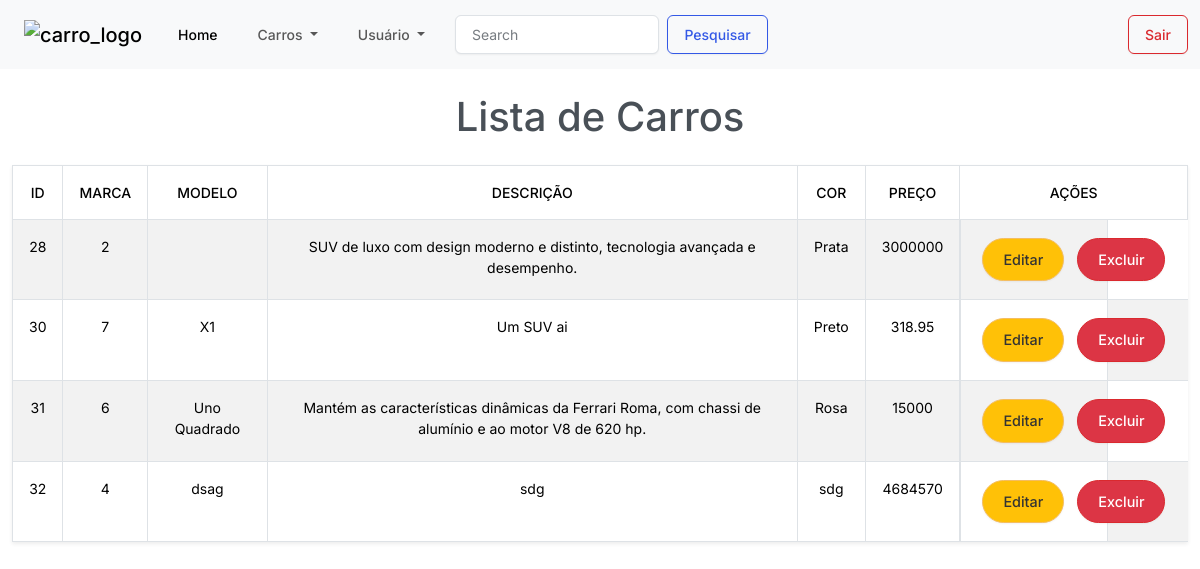
The app's page /listaVeiculos.php, older data.
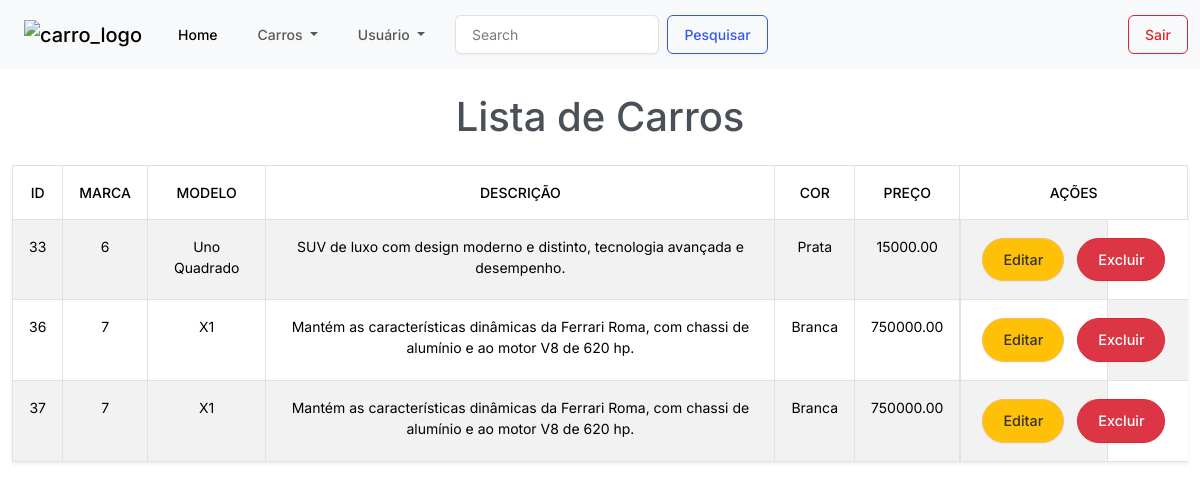
The same page, newer data.
### tables this page shows
CREATE TABLE `carros` (
  `id` int NOT NULL,
  `marca` varchar(200) NOT NULL,
  `modelo` varchar(100) NOT NULL,
  `preco` float(10,2) NOT NULL,
  `descricao` varchar(200) NOT NULL,
  `cor` varchar(50) NOT NULL,
  `imagem` varchar(100) NOT NULL
);

### listaVeiculos.php (the view, shortened to what this page needs)
<?php
include 'conexao.php';
$sqlListagem = "SELECT * FROM carros";
$resultado = $conn->query($sqlListagem);
?>
<!DOCTYPE html>
<html lang="pt-BR">
<head>
    <link href="https://bootswatch.com/5/zephyr/bootstrap.min.css" rel="stylesheet">
    <link rel="stylesheet" href="src/style/index.css">
</head>
<header class="header">
    <nav class="navbar navbar-expand-lg bg-body-tertiary">
        <div class="container-fluid">
            <a class="navbar-brand" href="paginaInicial.php"><img class="logo" src="img/perfil/car.png" alt="carro_logo"></a>
            <div class="collapse navbar-collapse" id="navbarSupportedContent">
                <ul class="navbar-nav me-auto mb-2 mb-lg-0">
                    <li class="nav-item">
                        <a class="nav-link active" aria-current="page" href="paginaInicial.php">Home</a>
                    </li>
                    <li class="nav-item dropdown">
                        <a class="nav-link dropdown-toggle" role="button" data-bs-toggle="dropdown" aria-expanded="false" id="dropdownMenuLink">
                            Carros
                        </a>
                    </li>
                    <li class="nav-item dropdown">
                        <a class="nav-link dropdown-toggle" role="button" data-bs-toggle="dropdown" aria-expanded="false" id="dropdownMenuLink1">
                            Usuário
                        </a>
                    </li>
                </ul>
                <form class="d-flex" role="search">
                    <input class="form-control me-2" type="search" placeholder="Search" aria-label="Search" style="margin-left:10px">
                    <button class="btn btn-outline-primary" type="submit">Pesquisar</button>
                </form>
                <a class="btn btn-outline-danger" href="login.php">Sair</a>
            </div>
        </div>
    </nav>
</header>
<body>
<div class="container">
    <h1 class="my-4 text-center">Lista de Carros</h1>
    <?php if ($resultado->num_rows > 0): ?>
        <table class="table table-striped table-hover table-bordered shadow-sm">
            <thead>
            <tr>
                <th>ID</th>
                <th>Marca</th>
                <th>Modelo</th>
                <th>Descrição</th>
                <th>Cor</th>
                <th>Preço</th>
                <th>Ações</th>
            </tr>
            </thead>
            <tbody>
            <?php
            while ($row = $resultado->fetch_assoc()) {
                echo "<tr>";
                echo "<td>" . $row['id'] . "</td>";
                echo "<td>" . $row['marca'] . "</td>";
                echo "<td>" . $row['modelo'] . "</td>";
                echo "<td>" . $row['descricao'] . "</td>";
                echo "<td>" . $row['cor'] . "</td>";
                echo "<td>" . $row['preco'] . "</td>";
                echo "<td class='d-flex justify-content-start'>";
                echo "<button class='btn btn-warning btn-editar me-2' data-id='" . $row['id'] . "' data-marca='" . $row['marca'] . "' data-modelo='" . $row['modelo'] . "' data-descricao='" . $row['descricao'] . "' data-cor='" . $row['cor'] . "' data-preco='" . $row['preco'] . "'>Editar</button>";
                echo "<button class='btn btn-danger btn-excluir' data-id='" . $row['id'] . "'>Excluir</button>";
                echo "</td>";
                echo "</tr>";
            }
            ?>
            </tbody>
        </table>
    <?php else: ?>
        <p class="alert alert-warning">Não há carros registrados.</p>
    <?php endif; ?>
</div>
</body>
</html>

Row changes from the older to the newer data that the page shows:
removed carros: id "28", marca "2", descricao "SUV de luxo com design moderno e distinto, tecnologia avançada e desempenho.", cor "Prata", preco "3000000"
removed carros: id "30", marca "7", modelo "X1", descricao "Um SUV ai", cor "Preto", preco "318.95"
removed carros: id "31", marca "6", modelo "Uno Quadrado", descricao "Mantém as características dinâmicas da Ferrari Roma, com chassi de alumínio e ao motor V8 de 620 hp.", cor "Rosa", preco "15000"
removed carros: id "32", marca "4", modelo "dsag", descricao "sdg", cor "sdg", preco "4684570"
added carros: id "33", marca "6", modelo "Uno Quadrado", descricao "SUV de luxo com design moderno e distinto, tecnologia avançada e desempenho.", cor "Prata", preco "15000.00"
added carros: id "36", marca "7", modelo "X1", descricao "Mantém as características dinâmicas da Ferrari Roma, com chassi de alumínio e ao motor V8 de 620 hp.", cor "Branca", preco "750000.00"
added carros: id "37", marca "7", modelo "X1", descricao "Mantém as características dinâmicas da Ferrari Roma, com chassi de alumínio e ao motor V8 de 620 hp.", cor "Branca", preco "750000.00"
